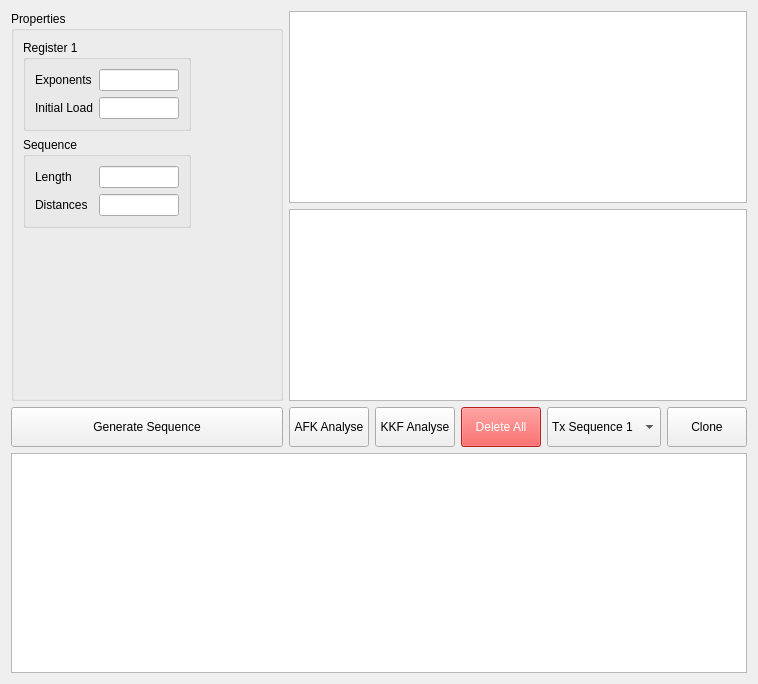
     <widget class="QWidget" name="mfamily">
      <attribute name="title">
       <string>m-Family</string>
      </attribute>
      <layout class="QGridLayout" name="gridLayout_7">
       <item row="2" column="1">
        <layout class="QHBoxLayout" name="horizontalLayout_2">
         <item>
          <widget class="QPushButton" name="pushButton_mfamily_afkanalyse">
           <property name="minimumSize">
            <size>
             <width>0</width>
             <height>40</height>
            </size>
           </property>
           <property name="text">
            <string>AFK Analyse</string>
           </property>
          </widget>
         </item>
         <item>
          <widget class="QPushButton" name="pushButton_mfamily_kkfanalyse">
           <property name="minimumSize">
            <size>
             <width>0</width>
             <height>40</height>
            </size>
           </property>
           <property name="text">
            <string>KKF Analyse</string>
           </property>
          </widget>
         </item>
         <item>
          <widget class="QPushButton" name="pushButton_mfamily_deleteall">
           <property name="minimumSize">
            <size>
             <width>0</width>
             <height>40</height>
            </size>
           </property>
           <property name="styleSheet">
            <string notr="true">background-color: rgb(255, 45, 45);
color: rgb(255, 255, 255)</string>
           </property>
           <property name="text">
            <string>Delete All</string>
           </property>
          </widget>
         </item>
         <item>
          <widget class="QComboBox" name="comboBox_mfamily">
           <property name="minimumSize">
            <size>
             <width>0</width>
             <height>40</height>
            </size>
           </property>
           <item>
            <property name="text">
             <string>Tx Sequence 1</string>
            </property>
           </item>
           <item>
            <property name="text">
             <string>Tx Sequence 2</string>
            </property>
           </item>
           <item>
            <property name="text">
             <string>Rx Sequence 1</string>
            </property>
           </item>
           <item>
            <property name="text">
             <string>Rx Sequence 2</string>
            </property>
           </item>
           <item>
            <property name="text">
             <string>Channel MU</string>
            </property>
           </item>
          </widget>
         </item>
         <item>
          <widget class="QPushButton" name="pushButton_mfamily_clone">
           <property name="minimumSize">
            <size>
             <width>0</width>
             <height>40</height>
            </size>
           </property>
           <property name="text">
            <string>Clone</string>
           </property>
          </widget>
         </item>
        </layout>
       </item>
       <item row="2" column="0">
        <widget class="QPushButton" name="pushButton_mfamily_generatesequence">
         <property name="minimumSize">
          <size>
           <width>0</width>
           <height>40</height>
          </size>
         </property>
         <property name="text">
          <string>Generate Sequence</string>
         </property>
        </widget>
       </item>
       <item row="3" column="0" colspan="2">
        <widget class="QGraphicsView" name="graphicsView_mfamily">
         <property name="minimumSize">
          <size>
           <width>0</width>
           <height>220</height>
          </size>
         </property>
        </widget>
       </item>
       <item row="0" column="0" rowspan="2">
        <widget class="QGroupBox" name="groupBox_2">
         <property name="title">
          <string>Properties</string>
         </property>
         <layout class="QGridLayout" name="gridLayout_5">
          <item row="2" column="0">
           <spacer name="verticalSpacer_2">
            <property name="orientation">
             <enum>Qt::Vertical</enum>
            </property>
            <property name="sizeHint" stdset="0">
             <size>
              <width>20</width>
              <height>40</height>
             </size>
            </property>
           </spacer>
          </item>
          <item row="0" column="2">
           <spacer name="horizontalSpacer_2">
            <property name="orientation">
             <enum>Qt::Horizontal</enum>
            </property>
            <property name="sizeHint" stdset="0">
             <size>
              <width>40</width>
              <height>20</height>
             </size>
            </property>
           </spacer>
          </item>
          <item row="1" column="0">
           <widget class="QGroupBox" name="groupBox_13">
            <property name="title">
             <string>Sequence</string>
            </property>
            <layout class="QGridLayout" name="gridLayout_8">
             <item row="0" column="1">
              <widget class="QLineEdit" name="lineEdit_mfamily_sequence_length">
               <property name="minimumSize">
                <size>
                 <width>60</width>
                 <height>0</height>
                </size>
               </property>
               <property name="maximumSize">
                <size>
                 <width>80</width>
                 <height>16777215</height>
                </size>
               </property>
              </widget>
             </item>
             <item row="0" column="0">
              <widget class="QLabel" name="label_5">
               <property name="text">
                <string>Length</string>
               </property>
              </widget>
             </item>
             <item row="1" column="0">
              <widget class="QLabel" name="label_6">
               <property name="text">
                <string>Distances</string>
               </property>
              </widget>
             </item>
             <item row="1" column="1">
              <widget class="QLineEdit" name="lineEdit_mfamily_sequence_distance">
               <property name="minimumSize">
                <size>
                 <width>60</width>
                 <height>0</height>
                </size>
               </property>
               <property name="maximumSize">
                <size>
                 <width>80</width>
                 <height>16777215</height>
                </size>
               </property>
              </widget>
             </item>
            </layout>
           </widget>
          </item>
          <item row="0" column="0">
           <widget class="QGroupBox" name="groupBox_12">
            <property name="title">
             <string>Register 1</string>
            </property>
            <layout class="QGridLayout" name="gridLayout_6">
             <item row="0" column="0">
              <widget class="QLabel" name="label_3">
               <property name="text">
                <string>Exponents</string>
               </property>
              </widget>
             </item>
             <item row="1" column="0">
              <widget class="QLabel" name="label_4">
               <property name="text">
                <string>Initial Load</string>
               </property>
              </widget>
             </item>
             <item row="1" column="1">
              <widget class="QLineEdit" name="lineEdit_mfamily_register1_initialload">
               <property name="minimumSize">
                <size>
                 <width>60</width>
                 <height>0</height>
                </size>
               </property>
               <property name="maximumSize">
                <size>
                 <width>80</width>
                 <height>16777215</height>
                </size>
               </property>
              </widget>
             </item>
             <item row="0" column="1">
              <widget class="QLineEdit" name="lineEdit_mfamily_register1_exponents">
               <property name="minimumSize">
                <size>
                 <width>60</width>
                 <height>0</height>
                </size>
               </property>
               <property name="maximumSize">
                <size>
                 <width>80</width>
                 <height>16777215</height>
                </size>
               </property>
              </widget>
             </item>
            </layout>
           </widget>
          </item>
          <item row="0" column="1">
           <spacer name="horizontalSpacer_9">
            <property name="orientation">
             <enum>Qt::Horizontal</enum>
            </property>
            <property name="sizeHint" stdset="0">
             <size>
              <width>40</width>
              <height>20</height>
             </size>
            </property>
           </spacer>
          </item>
         </layout>
        </widget>
       </item>
       <item row="0" column="1">
        <widget class="QListWidget" name="listWidget_mfamily_1"/>
       </item>
       <item row="1" column="1">
        <widget class="QListWidget" name="listWidget_mfamily_2"/>
       </item>
      </layout>
     </widget>
